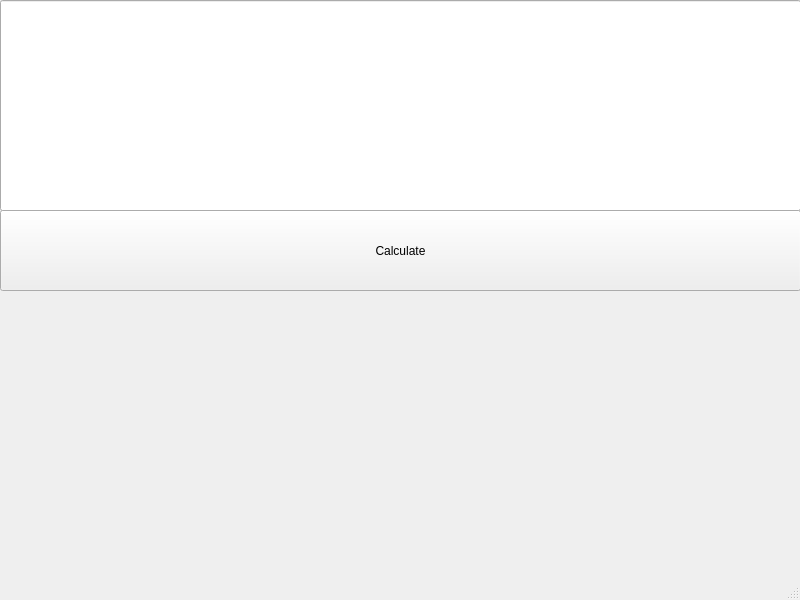
<?xml version="1.0" encoding="UTF-8"?>
<ui version="4.0">
 <class>MainWindow</class>
 <widget class="QMainWindow" name="MainWindow">
  <property name="geometry">
   <rect>
    <x>0</x>
    <y>0</y>
    <width>800</width>
    <height>600</height>
   </rect>
  </property>
  <property name="windowTitle">
   <string>MainWindow</string>
  </property>
  <widget class="QWidget" name="centralwidget">
   <widget class="QLineEdit" name="lineEdit">
    <property name="geometry">
     <rect>
      <x>0</x>
      <y>0</y>
      <width>801</width>
      <height>211</height>
     </rect>
    </property>
   </widget>
   <widget class="QPushButton" name="pushButton">
    <property name="geometry">
     <rect>
      <x>0</x>
      <y>210</y>
      <width>801</width>
      <height>81</height>
     </rect>
    </property>
    <property name="text">
     <string>Calculate</string>
    </property>
   </widget>
  </widget>
  <widget class="QMenuBar" name="menubar">
   <property name="geometry">
    <rect>
     <x>0</x>
     <y>0</y>
     <width>800</width>
     <height>22</height>
    </rect>
   </property>
  </widget>
  <widget class="QStatusBar" name="statusbar"/>
 </widget>
 <resources/>
 <connections/>
</ui>
